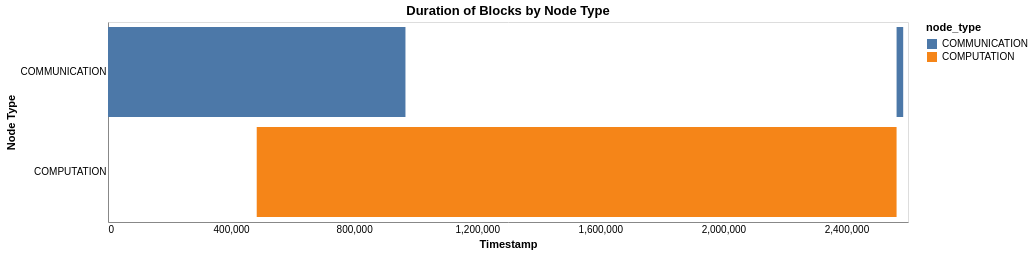
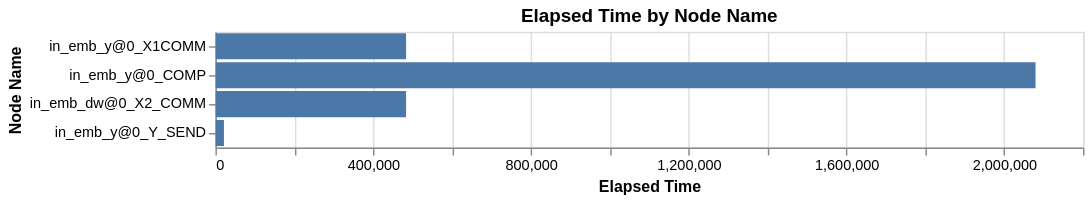

Here is the notebook cell these charts were saved with, in order:
### Code cell
df = pd.read_csv("results/GPT_3_1300M/2D_Torus/trace_4_2_2_4_0.csv")
df = get_timings_df(df)
plot_one_npu(df, 0)
#plot_all_npus(df)

### Figure 1 — Vega-Lite specification as saved in the notebook (floating-point values rounded to 4 significant figures)
{"config": {"view": {"continuousWidth": 300, "continuousHeight": 300}, "axis": {"grid": false, "ticks": false}}, "data": {"name": "data-64afa5c4b8cb77420c081de24bee8857"}, "mark": {"type": "bar"}, "encoding": {"color": {"field": "node_type", "type": "nominal"}, "x": {"field": "start", "title": "Timestamp", "type": "quantitative"}, "x2": {"field": "end"}, "y": {"field": "node_type", "title": "Node Type", "type": "nominal"}}, "height": 200, "params": [{"name": "param_381", "select": {"type": "interval", "encodings": ["x", "y"]}, "bind": "scales"}], "title": "Duration of Blocks by Node Type", "width": 800, "$schema": "https://vega.github.io/schema/vega-lite/v5.20.1.json", "datasets": {"data-64afa5c4b8cb77420c081de24bee8857": [{"start": 0, "end": 0, "node_type": "COMPUTATION"}, {"start": 483368, "end": 2562866, "node_type": "COMPUTATION"}, {"start": 0, "end": 966736, "node_type": "COMMUNICATION"}, {"start": 2562866, "end": 2584397, "node_type": "COMMUNICATION"}]}}

### Figure 2 — Vega-Lite specification as saved in the notebook (floating-point values rounded to 4 significant figures)
{"config": {"view": {"continuousWidth": 300, "continuousHeight": 300}, "axis": {"labelFontSize": 10}}, "data": {"name": "data-2b6a2c8c7ade7c901a53c5da8b1daa52"}, "mark": {"type": "bar"}, "encoding": {"tooltip": [{"field": "node_name", "type": "nominal"}, {"field": "elapsed_time", "type": "quantitative"}, {"field": "tick_issue", "type": "quantitative"}], "x": {"field": "elapsed_time", "title": "Elapsed Time", "type": "quantitative"}, "y": {"field": "node_name", "sort": {"field": "tick_issue", "order": "ascending"}, "title": "Node Name", "type": "nominal"}}, "height": 80, "params": [{"name": "param_382", "select": {"type": "interval", "encodings": ["x", "y"]}, "bind": "scales"}], "title": "Elapsed Time by Node Name", "width": 600, "$schema": "https://vega.github.io/schema/vega-lite/v5.20.1.json", "datasets": {"data-2b6a2c8c7ade7c901a53c5da8b1daa52": [{"sys_id": 0, "tick_issue": 0, "node_id": 4, "node_name": "in_emb_y@0_X1COMM", "node_type": 7, "tick_callback": 483368, "elapsed_time": 483368}, {"sys_id": 0, "tick_issue": 483368, "node_id": 3, "node_name": "in_emb_y@0_COMP", "node_type": 4, "tick_callback": 2562866, "elapsed_time": 2079498}, {"sys_id": 0, "tick_issue": 483368, "node_id": 7, "node_name": "in_emb_dw@0_X2_COMM", "node_type": 7, "tick_callback": 966736, "elapsed_time": 483368}, {"sys_id": 0, "tick_issue": 2562866, "node_id": 33489, "node_name": "in_emb_y@0_Y_SEND", "node_type": 5, "tick_callback": 2584397, "elapsed_time": 21531}]}}
